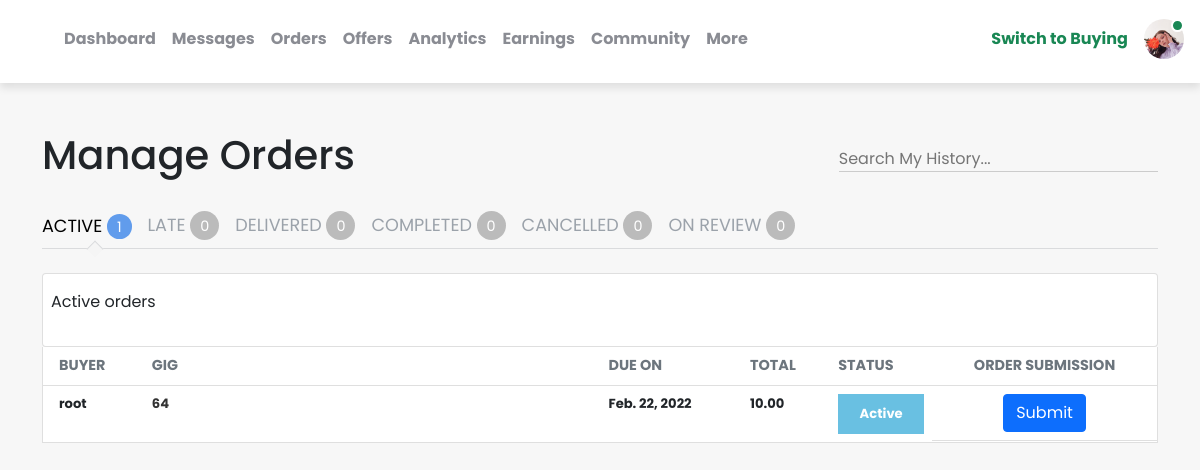
Page /manage-order/ (signed in) on the earlier database version.
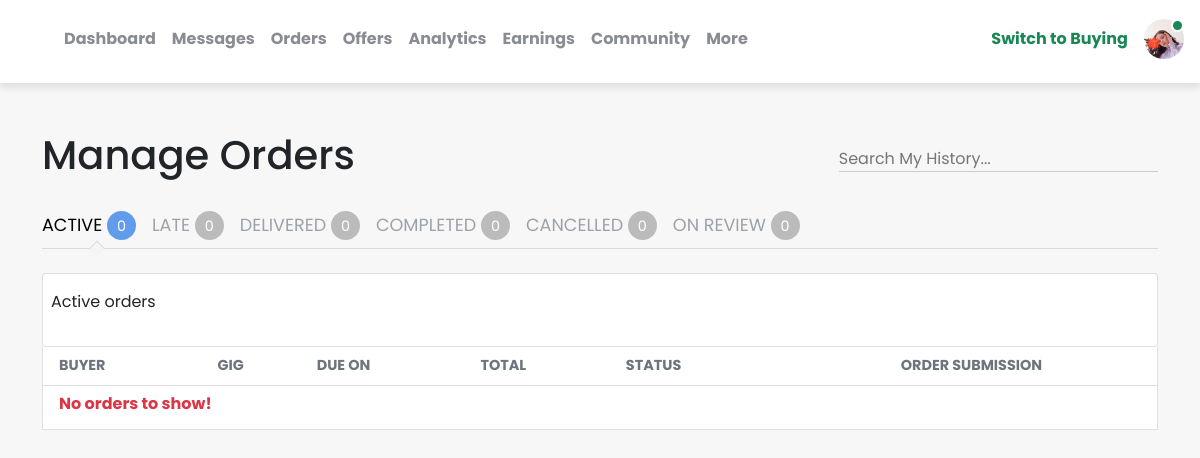
Same page on the later database version.
### mainApp/models.py (models this page shows, shortened)
class Checkout(models.Model):
    ORDER_CHOICES = (
        ("ACTIVE", "ACTIVE"),
        ("LATE", "LATE"),
        ("COMPLETED", "COMPLETED"),
        ("DELIVERED", "DELIVERED"),
        ("CANCELLED", "CANCELLED"),
        ("ON REVIEW", "ON REVIEW")
    )
    user = models.ForeignKey(User, on_delete=models.CASCADE)
    seller = models.ForeignKey(
        User, on_delete=models.CASCADE, null=True, related_name='seller')
    created_at = models.DateTimeField(auto_now_add=True)
    updated_at = models.DateTimeField(auto_now_add=True)
    first_name = models.CharField(max_length=120)
    last_name = models.CharField(max_length=120)
    package = models.ForeignKey(OfferManager, on_delete=models.CASCADE)
    quantity = models.PositiveIntegerField(default=0)
    price = models.DecimalField(decimal_places=2, max_digits=10, default=0.00)
    total = models.DecimalField(decimal_places=2, max_digits=10, default=0.00)
    grand_total = models.DecimalField(
        decimal_places=2, max_digits=10, default=0.00, null=True)
    paid = models.BooleanField(default=False)
    due_date = models.DateField(null=True)
    order_status = models.CharField(max_length=200, choices=ORDER_CHOICES, default="ACTIVE")
    is_complete = models.BooleanField(default=False, null=True)
    is_cancel = models.BooleanField(default=False, null=True)
    on_review = models.BooleanField(default=False, null=True)

class OfferManager(models.Model):
    offer = models.ForeignKey(Offer, on_delete=models.CASCADE, null=True)
    package = models.ForeignKey(Package, on_delete=models.CASCADE, null=True)
    price = models.DecimalField(max_digits=10, decimal_places=2, default=0.00)
    def __str__(self):
        return str(self.id)

### mainApp/views.py (the view)
# urls.py: path("manage-order/", views.manageOrder, name="manage-order"),
@login_required(login_url='user_login')
def manageOrder(request):
    orders = Checkout.objects.filter(seller=request.user).filter(paid=True).order_by("-id")
    active_orders, late_orders, delivered_orders, completed_orders, cancelled_orders, review_orders = [], [], [], [], [], []
    for order in orders:
        if order.is_complete:
            completed_orders.append(order)
        if order.on_review and order.order_status == "ON REVIEW":
            review_orders.append(order)
        if order.order_status == "ACTIVE":
            active_orders.append(order)
        elif order.order_status == "LATE":
            late_orders.append(order)
        elif order.order_status == "DELIVERED":
            delivered_orders.append(order)
        elif order.order_status == "CANCELLED":
            cancelled_orders.append(order)
    print(review_orders)
    args = {
        "active_orders": active_orders,
        "late_orders": late_orders,
        "delivered_orders": delivered_orders,
        "completed_orders": completed_orders,
        "cancelled_orders": cancelled_orders,
        "review_orders": review_orders
    }
    return render(request, "wasekPart/manage_order.html", args)

### mainApp/templates/wasekPart/manage_order.html (shortened to what this page needs)
{% extends "wasekPart/base.html" %} {% load static %} {% block content %}
<link rel="stylesheet" href="{% static 'css/manage_order.css' %}" />
<div class="manage__order container">
  <div class="order__headerSection mb-4">
    <h1>Manage Orders</h1>
    <form method="get" class="order__searchForm">
      <input type="text" placeholder="Search My History..." />
    </form>
  </div>
  <div class="order__links">
    <ul>
      <button class="ordered__btn active__btn active__link">
        <li>
          Active
          <span class="circle__badge">
            <span>{{ active_orders|length }}</span>
          </span>
        </li>
      </button>
      <button class="ordered__btn late__btn">
        <li>
          Late
          <span class="circle__badge"
            ><span>{{ late_orders|length }}</span>
          </span>
        </li>
      </button>
      <button class="ordered__btn delivered__btn">
        <li>
          Delivered
          <span class="circle__badge">
            <span>{{ delivered_orders|length }}</span>
          </span>
        </li>
      </button>
      <button class="ordered__btn ordered__btn completed__btn">
        <li>
          Completed
          <span class="circle__badge">
            <span>{{ completed_orders|length }}</span>
          </span>
        </li>
      </button>
      <button class="ordered__btn cancelled__btn">
        <li>
          Cancelled
          <span class="circle__badge">
            <span>{{ cancelled_orders|length }}</span>
          </span>
        </li>
      </button>
      <button class="ordered__btn review__btn">
        <li>
          On Review
          <span class="circle__badge">
            <span>{{ review_orders|length }}</span>
          </span>
        </li>
      </button>
    </ul>
  </div>
  <div class="card active__order py-3 px-2 mt-4">
    <p class="table__orderText">Active orders</p>
  </div>
  <div class="table-responsive manage__orderTable">
    <table
      class="table table-hover bg-white activated__table show__activeTable"
    >
      <thead>
        <tr>
          <th scope="col" colspan="2" class="text-muted ps-3">buyer</th>
          <th scope="col" class="text-muted">gig</th>
          <th scope="col" class="text-muted">due on</th>
          <th scope="col" class="text-muted">total</th>
          <th scope="col" class="text-muted">status</th>
          <th scope="col" class="text-muted text-center">order submission</th>
        </tr>
      </thead>
      <tbody>
        {% if active_orders|length > 0 %} {% for order in active_orders %}
        <tr>
          <td class="ps-3" colspan="2">{{order.user}}</td>
          <td>
            <a href="{% url 'seller-submit' order.id %}">{{ order.package }}</a>
          </td>
          <td>{{ order.due_date }}</td>
          <td>{{ order.total }}</td>
          <td class="order__status">
            <p>{{ order.order_status|title }}</p>
          </td>
          <td class="order__submitBtn">
            <a href="{% url 'seller-submit' order.id %}">
              <button class="btn btn-primary">Submit</button>
            </a>
          </td>
        </tr>
        {% endfor %} {% else %}
        <tr>
          <td class="ps-3" colspan="7">
            <h6 class="fw-bold text-danger">No orders to show!</h6>
          </td>
        </tr>
        {% endif %}
      </tbody>
    </table>
  </div>
</div>
{% endblock %}

Differences in the rows shown:
no longer on this page (row edited): Checkout: user "root", package "64", due_date "Feb. 22, 2022", total "10.00", order_status "Active"
Other differences:
{{ active_orders|length }}: "1" → "0"
text now shown: "No orders to show!"
